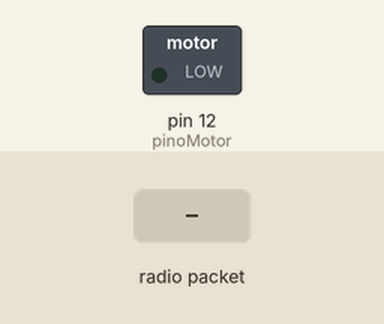
Recording of a sketch running on a simulated Arduino Uno, built with avr-gcc and run on an emulated ATmega328P. Parts: switched loads named in the sketch (green lamp = pin HIGH). The test bench sets the inputs (shaded band). No radio packets arrive unless stated; what the sketch prints to the serial monitor is not drawn.

Above: at 1.2 s.
1.3 s: radio packet "motor" arrives
At 1.8 s:
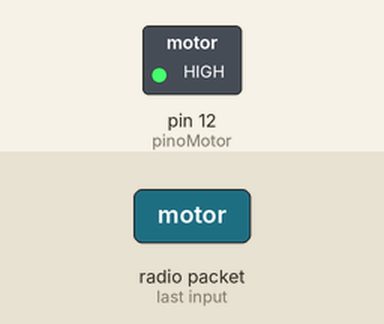
Timing chart, 0 to 4.8 s (numbered marks = the images above; inputs shaded):
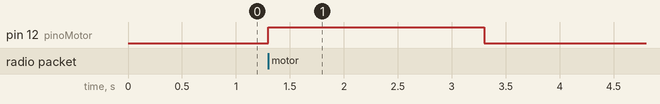

The sketch:

receptor.ino
```cpp
#include <RH_ASK.h> //INCLUSÃO DE BIBLIOTECA
#include <SPI.h> //INCLUSÃO DE BIBLIOTECA

RH_ASK driver; //CRIA O DRIVER PARA COMUNICAÇÃO

const int pinoMotor = 12; //PINO DIGITAL UTILIZADO PELO MOTOR
String str = ""; //VARIÁVEL DO TIPO STRING
int statusMotor = 0; //VARIÁVEL DO TIPO INT (CONTROLA O ESTADO ATUAL DO MOTOR)

void setup(){
    driver.init(); //INICIALIZA A COMUNICAÇÃO RF DO DRIVER
    Serial.begin(9600);
    pinMode(pinoMotor, OUTPUT); //DEFINE O PINO COMO SAÍDA
    digitalWrite(pinoMotor, LOW); //MOTOR INICIA DESLIGADO
}
void loop(){
    uint8_t buf[RH_ASK_MAX_MESSAGE_LEN]; //LÊ A MENSAGEM RECEBIDA (PALAVRA: motor)
    uint8_t buflen = sizeof(buf); //CRIA O COMPRIMENTO DO BUFFER PARA O TAMANHO DE buf

    if(driver.recv(buf, &buflen)){ //SE O DRIVER RECEBEU buf(INTEIRO) E buflen (COMPRIMENTO DE DADOS), FAZ
     str = ""; //VARIÁVEL RECEBE VAZIO
     int i; //VARIÁVEL LOCAL DO TIPO INTEIRO

     for(int i = 0; i < buflen; i++){ //PARA i IGUAL A 0, ENQUANTO i MENOR QUE buflen, INCREMENTA i
      str += (char)buf[i]; //VARIÁVEL RECEBE OS CARACTERES E FORMA A PALAVRA
     }
     if((str.equals("motor")) && (statusMotor == 0)){ //SE str FOR IGUAL A "led" E statusLed FOR IGUAL A 0, FAZ
      statusMotor = 1; //VARIÁVEL RECEBE 1
        Serial.println("Vibração mais curta! 📳");
        digitalWrite(pinoMotor, HIGH); //LIGAR O MOTOR
        delay(2000);
        digitalWrite(pinoMotor,LOW); //DESLIGAR O MOTOR
     }else{ //SENÃO, FAZ
      if((str.equals("motor")) && (statusMotor == 1)){ //SE str FOR IGUAL A "led" E statusLed FOR IGUAL A 1, FAZ
          statusMotor = 0; //VARIÁVEL RECEBE 0
            Serial.println("Vibração mais longa! 📳");
            digitalWrite(pinoMotor, HIGH); //LIGAR O MOTOR
            delay(3000);
            digitalWrite(pinoMotor,LOW); //DESLIGAR O MOTOR
      }
     }
    }
}
```

Measured:
- after the input at 1.3 s, pin 12 (pinoMotor): LOW → HIGH at once, → LOW 2.0 s later
